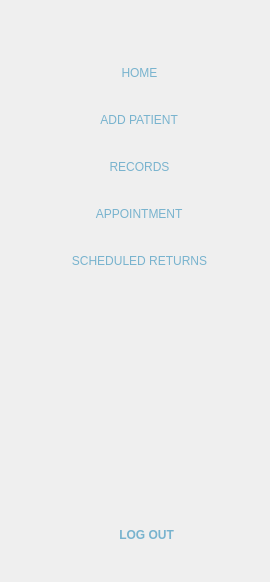
     <widget class="QFrame" name="sideNav">
      <property name="enabled">
       <bool>true</bool>
      </property>
      <property name="sizePolicy">
       <sizepolicy hsizetype="Preferred" vsizetype="Preferred">
        <horstretch>0</horstretch>
        <verstretch>0</verstretch>
       </sizepolicy>
      </property>
      <property name="styleSheet">
       <string notr="true">#sideNav{
	background-color:white;
	border:none;
	border-radius: 15px;
}</string>
      </property>
      <property name="frameShape">
       <enum>QFrame::NoFrame</enum>
      </property>
      <layout class="QVBoxLayout" name="verticalLayout_2">
       <property name="leftMargin">
        <number>15</number>
       </property>
       <property name="topMargin">
        <number>29</number>
       </property>
       <property name="rightMargin">
        <number>15</number>
       </property>
       <property name="bottomMargin">
        <number>29</number>
       </property>
       <item alignment="Qt::AlignHCenter">
        <widget class="QLabel" name="PetmateLogo">
         <property name="sizePolicy">
          <sizepolicy hsizetype="Expanding" vsizetype="Expanding">
           <horstretch>0</horstretch>
           <verstretch>0</verstretch>
          </sizepolicy>
         </property>
         <property name="maximumSize">
          <size>
           <width>212</width>
           <height>81</height>
          </size>
         </property>
         <property name="text">
          <string/>
         </property>
         <property name="pixmap">
          <pixmap resource="resource.qrc">:/images/image/petmateLogo.png</pixmap>
         </property>
         <property name="scaledContents">
          <bool>true</bool>
         </property>
        </widget>
       </item>
       <item alignment="Qt::AlignHCenter">
        <widget class="QFrame" name="Buttons">
         <property name="sizePolicy">
          <sizepolicy hsizetype="Expanding" vsizetype="Expanding">
           <horstretch>0</horstretch>
           <verstretch>0</verstretch>
          </sizepolicy>
         </property>
         <property name="styleSheet">
          <string notr="true">QToolButton{
	border:none;
	background-color:transparent;
	font-family:&quot;Montserrat Black&quot;;
	font-weight:87;
	color:#78B3CE;
	border-radius:15px;
	padding:10;
}
QToolButton:hover{
	background-color: rgb(255, 241, 206);

}

QToolButton:checked{
    background-color:rgb(252, 213, 151);   /* Active bg color */
	border-radius:15px;
    color: #78B3CE;    
}</string>
         </property>
         <property name="frameShape">
          <enum>QFrame::NoFrame</enum>
         </property>
         <layout class="QVBoxLayout" name="verticalLayout">
          <property name="spacing">
           <number>10</number>
          </property>
          <property name="leftMargin">
           <number>0</number>
          </property>
          <property name="topMargin">
           <number>5</number>
          </property>
          <property name="rightMargin">
           <number>0</number>
          </property>
          <property name="bottomMargin">
           <number>5</number>
          </property>
          <item>
           <widget class="QToolButton" name="homeBtn">
            <property name="sizePolicy">
             <sizepolicy hsizetype="Expanding" vsizetype="Expanding">
              <horstretch>0</horstretch>
              <verstretch>0</verstretch>
             </sizepolicy>
            </property>
            <property name="maximumSize">
             <size>
              <width>16777215</width>
              <height>70</height>
             </size>
            </property>
            <property name="cursor">
             <cursorShape>PointingHandCursor</cursorShape>
            </property>
            <property name="autoFillBackground">
             <bool>false</bool>
            </property>
            <property name="styleSheet">
             <string notr="true"/>
            </property>
            <property name="text">
             <string>   HOME</string>
            </property>
            <property name="icon">
             <iconset resource="resource.qrc">
              <normaloff>:/Icons/Icons/home.png</normaloff>:/Icons/Icons/home.png</iconset>
            </property>
            <property name="iconSize">
             <size>
              <width>25</width>
              <height>25</height>
             </size>
            </property>
            <property name="popupMode">
             <enum>QToolButton::DelayedPopup</enum>
            </property>
            <property name="toolButtonStyle">
             <enum>Qt::ToolButtonTextBesideIcon</enum>
            </property>
            <property name="autoRaise">
             <bool>false</bool>
            </property>
            <property name="arrowType">
             <enum>Qt::NoArrow</enum>
            </property>
           </widget>
          </item>
          <item>
           <widget class="QToolButton" name="addPatientBtn">
            <property name="sizePolicy">
             <sizepolicy hsizetype="Expanding" vsizetype="Expanding">
              <horstretch>0</horstretch>
              <verstretch>0</verstretch>
             </sizepolicy>
            </property>
            <property name="maximumSize">
             <size>
              <width>16777215</width>
              <height>70</height>
             </size>
            </property>
            <property name="cursor">
             <cursorShape>PointingHandCursor</cursorShape>
            </property>
            <property name="autoFillBackground">
             <bool>false</bool>
            </property>
            <property name="styleSheet">
             <string notr="true"/>
            </property>
            <property name="text">
             <string>   ADD PATIENT</string>
            </property>
            <property name="icon">
             <iconset resource="resource.qrc">
              <normaloff>:/Icons/Icons/AddIcon.png</normaloff>:/Icons/Icons/AddIcon.png</iconset>
            </property>
            <property name="iconSize">
             <size>
              <width>25</width>
              <height>25</height>
             </size>
            </property>
            <property name="popupMode">
             <enum>QToolButton::DelayedPopup</enum>
            </property>
            <property name="toolButtonStyle">
             <enum>Qt::ToolButtonTextBesideIcon</enum>
            </property>
            <property name="autoRaise">
             <bool>false</bool>
            </property>
            <property name="arrowType">
             <enum>Qt::NoArrow</enum>
            </property>
           </widget>
          </item>
          <item>
           <widget class="QToolButton" name="petRecordsBtn">
            <property name="sizePolicy">
             <sizepolicy hsizetype="Expanding" vsizetype="Expanding">
              <horstretch>0</horstretch>
              <verstretch>0</verstretch>
             </sizepolicy>
            </property>
            <property name="maximumSize">
             <size>
              <width>16777215</width>
              <height>70</height>
             </size>
            </property>
            <property name="cursor">
             <cursorShape>PointingHandCursor</cursorShape>
            </property>
            <property name="autoFillBackground">
             <bool>false</bool>
            </property>
            <property name="styleSheet">
             <string notr="true"/>
            </property>
            <property name="text">
             <string>   RECORDS</string>
            </property>
            <property name="icon">
             <iconset resource="resource.qrc">
              <normaloff>:/Icons/Icons/petDetailsIcon.png</normaloff>:/Icons/Icons/petDetailsIcon.png</iconset>
            </property>
            <property name="iconSize">
             <size>
              <width>25</width>
              <height>25</height>
             </size>
            </property>
            <property name="popupMode">
             <enum>QToolButton::DelayedPopup</enum>
            </property>
            <property name="toolButtonStyle">
             <enum>Qt::ToolButtonTextBesideIcon</enum>
            </property>
            <property name="autoRaise">
             <bool>false</bool>
            </property>
            <property name="arrowType">
             <enum>Qt::NoArrow</enum>
            </property>
           </widget>
          </item>
          <item>
           <widget class="QToolButton" name="appointmentBtn">
            <property name="sizePolicy">
             <sizepolicy hsizetype="Expanding" vsizetype="Expanding">
              <horstretch>0</horstretch>
              <verstretch>0</verstretch>
             </sizepolicy>
            </property>
            <property name="maximumSize">
             <size>
              <width>16777215</width>
              <height>70</height>
             </size>
            </property>
            <property name="cursor">
             <cursorShape>PointingHandCursor</cursorShape>
            </property>
            <property name="autoFillBackground">
             <bool>false</bool>
            </property>
            <property name="styleSheet">
             <string notr="true"/>
            </property>
            <property name="text">
             <string>   APPOINTMENT</string>
            </property>
            <property name="icon">
             <iconset resource="resource.qrc">
              <normaloff>:/Icons/Icons/AppointmentIcon.png</normaloff>:/Icons/Icons/AppointmentIcon.png</iconset>
            </property>
            <property name="iconSize">
             <size>
              <width>25</width>
              <height>25</height>
             </size>
            </property>
            <property name="popupMode">
             <enum>QToolButton::DelayedPopup</enum>
            </property>
            <property name="toolButtonStyle">
             <enum>Qt::ToolButtonTextBesideIcon</enum>
            </property>
            <property name="autoRaise">
             <bool>false</bool>
            </property>
            <property name="arrowType">
             <enum>Qt::NoArrow</enum>
            </property>
           </widget>
          </item>
          <item>
           <widget class="QToolButton" name="schedVaxBtn">
            <property name="sizePolicy">
             <sizepolicy hsizetype="Expanding" vsizetype="Expanding">
              <horstretch>0</horstretch>
              <verstretch>0</verstretch>
             </sizepolicy>
            </property>
            <property name="maximumSize">
             <size>
              <width>16777215</width>
              <height>70</height>
             </size>
            </property>
            <property name="cursor">
             <cursorShape>PointingHandCursor</cursorShape>
            </property>
            <property name="autoFillBackground">
             <bool>false</bool>
            </property>
            <property name="styleSheet">
             <string notr="true"/>
            </property>
            <property name="text">
             <string>   SCHEDULED RETURNS</string>
            </property>
            <property name="icon">
             <iconset resource="resource.qrc">
              <normaloff>:/Icons/Icons/schedVax.png</normaloff>:/Icons/Icons/schedVax.png</iconset>
            </property>
            <property name="iconSize">
             <size>
              <width>25</width>
              <height>25</height>
             </size>
            </property>
            <property name="popupMode">
             <enum>QToolButton::DelayedPopup</enum>
            </property>
            <property name="toolButtonStyle">
             <enum>Qt::ToolButtonTextBesideIcon</enum>
            </property>
            <property name="autoRaise">
             <bool>false</bool>
            </property>
            <property name="arrowType">
             <enum>Qt::NoArrow</enum>
            </property>
           </widget>
          </item>
         </layout>
        </widget>
       </item>
       <item alignment="Qt::AlignHCenter">
        <widget class="QLabel" name="label">
         <property name="sizePolicy">
          <sizepolicy hsizetype="Expanding" vsizetype="Expanding">
           <horstretch>0</horstretch>
           <verstretch>0</verstretch>
          </sizepolicy>
         </property>
         <property name="minimumSize">
          <size>
           <width>220</width>
           <height>220</height>
          </size>
         </property>
         <property name="maximumSize">
          <size>
           <width>220</width>
           <height>220</height>
          </size>
         </property>
         <property name="styleSheet">
          <string notr="true">QLabel{
	margin-bottom:47pc;

}</string>
         </property>
         <property name="text">
          <string/>
         </property>
         <property name="pixmap">
          <pixmap resource="resource.qrc">:/images/image/navImg.png</pixmap>
         </property>
         <property name="scaledContents">
          <bool>true</bool>
         </property>
        </widget>
       </item>
       <item alignment="Qt::AlignHCenter">
        <widget class="QToolButton" name="toolButton">
         <property name="minimumSize">
          <size>
           <width>240</width>
           <height>0</height>
          </size>
         </property>
         <property name="cursor">
          <cursorShape>PointingHandCursor</cursorShape>
         </property>
         <property name="styleSheet">
          <string notr="true">QToolButton{
	border:none;
	background-color:transparent;
	font: 87 12pt &quot;Montserrat Black&quot;;
	font-weight:bold;
	color:#78B3CE;
	border-radius:15px;
	padding:10;
}
QToolButton:hover{
	background-color: rgb(255, 241, 206);

}</string>
         </property>
         <property name="text">
          <string notr="true">       LOG OUT</string>
         </property>
         <property name="icon">
          <iconset resource="resource.qrc">
           <normaloff>:/Icons/Icons/logOutIcon.png</normaloff>:/Icons/Icons/logOutIcon.png</iconset>
         </property>
         <property name="iconSize">
          <size>
           <width>30</width>
           <height>30</height>
          </size>
         </property>
         <property name="toolButtonStyle">
          <enum>Qt::ToolButtonTextBesideIcon</enum>
         </property>
        </widget>
       </item>
      </layout>
     </widget>
